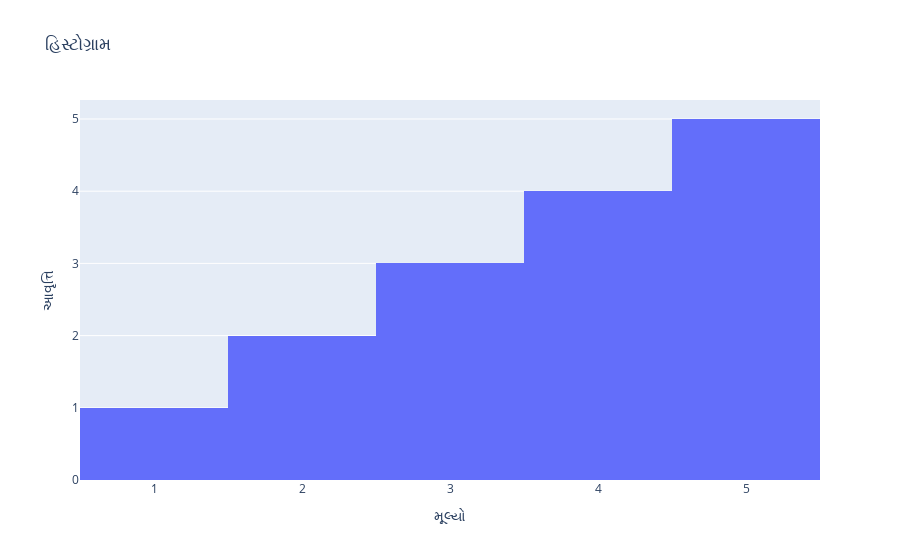

The notebook cell this image was saved under:
### Markdown cell above
Histogram in Gujarati

### Code cell
import plotly.graph_objects as go

# Creating a histogram
fig = go.Figure()

fig.add_trace(go.Histogram(
    x=[1, 2, 2, 3, 3, 3, 4, 4, 4, 4, 5, 5, 5, 5, 5],
    name='સંખ્યાનું વિતરણ'
))

fig.update_layout(
    title='હિસ્ટોગ્રામ',
    xaxis_title='મૂલ્યો',
    yaxis_title='આવૃત્તિ',
    legend_title='ડેટા સેટ'
)

fig.show()
fig.write_image('Charts\Data over time (temporal)\multilingual\histogram_gujarati.png')

### Figure 1 — Plotly figure (JSON) as saved in the notebook; plotly's stock layout.template omitted (floating-point values rounded to 4 significant figures)
{"data": [{"name": "સંખ્યાનું વિતરણ", "type": "histogram", "x": [1, 2, 2, 3, 3, 3, 4, 4, 4, 4, 5, 5, 5, 5, 5]}], "layout": {"legend": {"title": {"text": "ડેટા સેટ"}}, "title": {"text": "હિસ્ટોગ્રામ"}, "xaxis": {"title": {"text": "મૂલ્યો"}}, "yaxis": {"title": {"text": "આવૃત્તિ"}}}}
